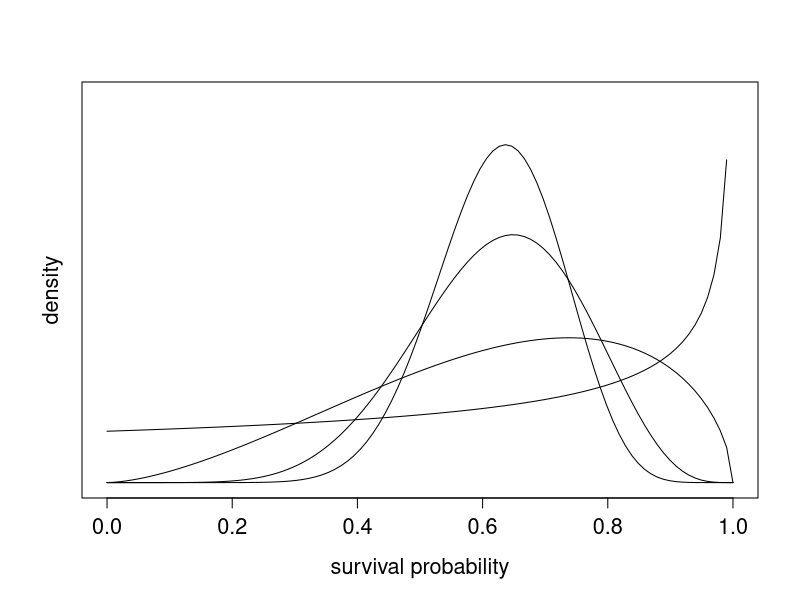
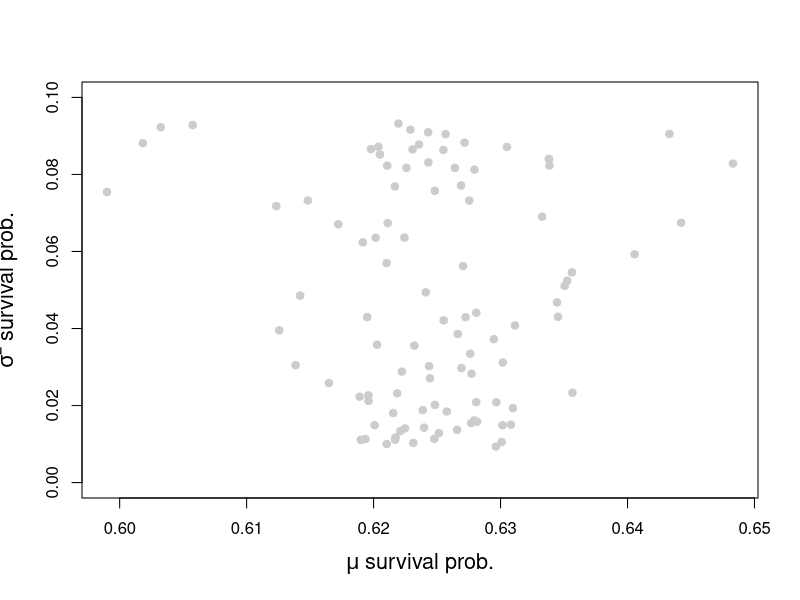
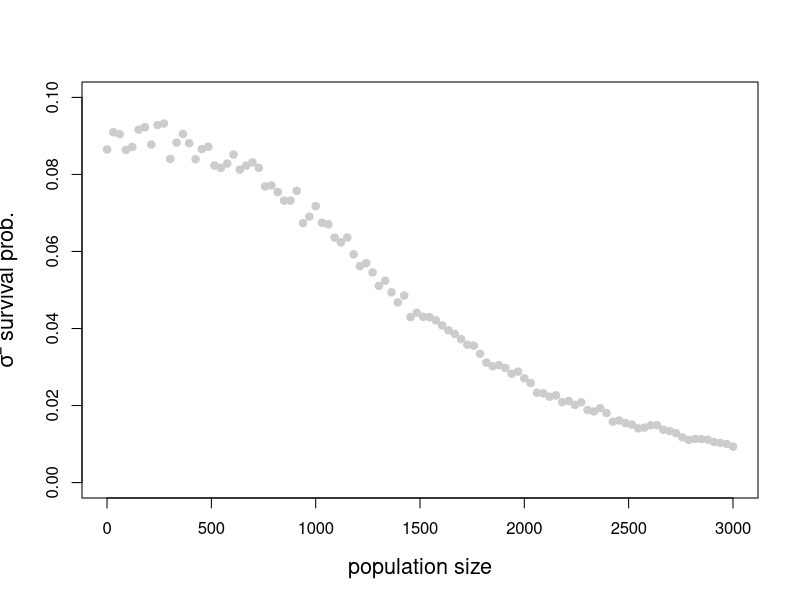
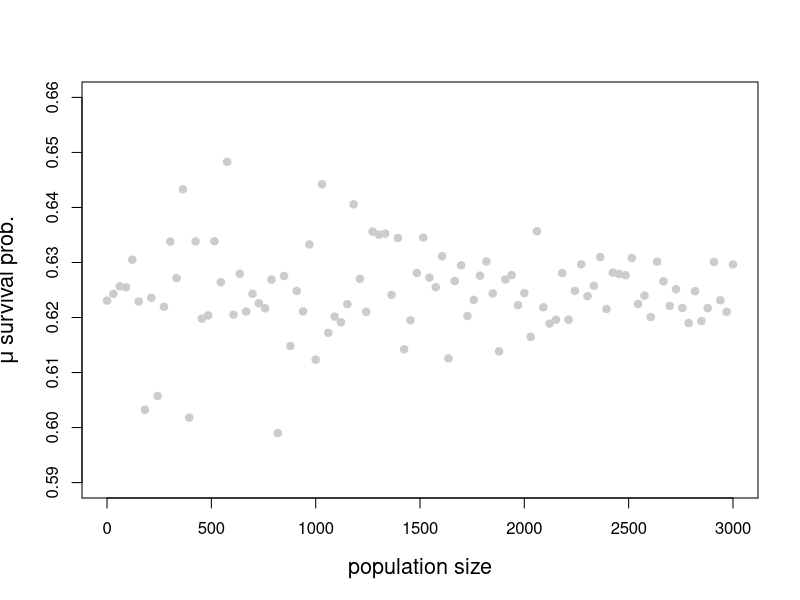

Generate these figures, in order, with R:
### Figure 4, panel a

pop_size <- seq(0,3000,length.out = 100)

alpha <- (0.0000000005*pop_size^3+1)
beta  <- (0.0000000003*pop_size^3+0.6)

survival_prob <- as.data.frame(cbind(alpha = alpha,
                                     beta = beta, 
                                     mean = NA,
                                     median = NA,
                                     variance = NA,
                                     pop_size = pop_size))

for(i in 1:nrow(survival_prob)){
  
  survival_dist <- rbeta(1000,survival_prob$alpha[i],survival_prob$beta[i])
  survival_prob$mean[i] <- mean(survival_dist)
  survival_prob$median[i] <- median(survival_dist)
  survival_prob$variance[i] <- var(survival_dist)
  
}

# subset the data down to four distributions for panel A (for clarity)
survival_prob <- survival_prob[c(1,50,80,100),]

x <- seq(0,1,length=100)

plot(x, dbeta(x,survival_prob$alpha[1],survival_prob$beta[1]),
     ylim = c(0,4.5), type ='l',
     ylab = "",xlab = "", main = "", yaxt = "n",
     cex.axis = 1.3)
mtext("density",side = 2, line = 1, cex = 1.3)
mtext('survival probability', side = 1, line = 3, cex = 1.3)

for(i in 2:nrow(survival_prob)){
    lines(x,dbeta(x,survival_prob$alpha[i],survival_prob$beta[i]))
}

Fig4a.dat <- data.frame(x, dbeta(x,survival_prob$alpha[1],survival_prob$beta[1]),
                        dbeta(x,survival_prob$alpha[2],survival_prob$beta[2]),
                        dbeta(x,survival_prob$alpha[3],survival_prob$beta[3]),
                        dbeta(x,survival_prob$alpha[4],survival_prob$beta[4]))
colnames(Fig4a.dat) <- c("S", "dens1", "dens2", "dens3", "dens4")
head(Fig4a.dat)

write.table(Fig4a.dat, "Fig4aOut.csv", sep=",", row.names=F)



# Figure 4 - panel b to c
pop_size <- seq(0,3000,length.out = 100)

alpha <- (0.0000000005*pop_size^3+1)
beta  <- (0.0000000003*pop_size^3+0.6)

# recreate the full data for the rest of the panels
survival_prob <- as.data.frame(cbind(alpha = alpha,
                                     beta = beta, 
                                     mean = NA,
                                     median = NA,
                                     variance = NA,
                                     pop_size = pop_size))

for(i in 1:nrow(survival_prob)){
  
  survival_dist <- rbeta(1000,survival_prob$alpha[i],survival_prob$beta[i])
  survival_prob$mean[i] <- mean(survival_dist)
  survival_prob$median[i] <- median(survival_dist)
  survival_prob$variance[i] <- var(survival_dist)
  
}

plot(survival_prob$variance ~ survival_prob$mean, 
     pch = 19, cex = 1, col = "grey80", ylim = c(0,0.1),
     ylab = "",
     xlab = expression(mu*" survival prob."),
     cex.lab = 1.3)
mtext(expression(sigma^2*" survival prob."), side = 2, line = 3, cex = 1.3)

Fig4b.dat <- data.frame(survival_prob$mean, survival_prob$variance)
colnames(Fig4b.dat) <- c("Xs", "Vs")
head(Fig4b.dat)
write.table(Fig4b.dat, "Fig4bOut.csv", sep=",", row.names=F)


plot(survival_prob$variance ~ survival_prob$pop_size,
     pch = 19, cex = 1, col = "grey80", ylim = c(0,0.1),
     ylab = "",
     xlab = "population size",
     cex.lab = 1.3)
mtext(expression(sigma^2*" survival prob."), side = 2, line = 3, cex = 1.3)

Fig4c.dat <- data.frame(survival_prob$pop_size, survival_prob$variance)
colnames(Fig4c.dat) <- c("N", "Vs")
head(Fig4c.dat)
write.table(Fig4c.dat, "Fig4cOut.csv", sep=",", row.names=F)


plot(survival_prob$mean ~ survival_prob$pop_size,
     pch = 19, cex = 1, col = "grey80", ylim = c(0.59,0.66),
     ylab = "",
     xlab = "population size",
     cex.lab = 1.3)
mtext(expression(mu *" survival prob."), side = 2, line = 3, cex = 1.3)

Fig4d.dat <- data.frame(survival_prob$pop_size, survival_prob$mean)
colnames(Fig4d.dat) <- c("N", "Xs")
head(Fig4d.dat)
write.table(Fig4d.dat, "Fig4dOut.csv", sep=",", row.names=F)

